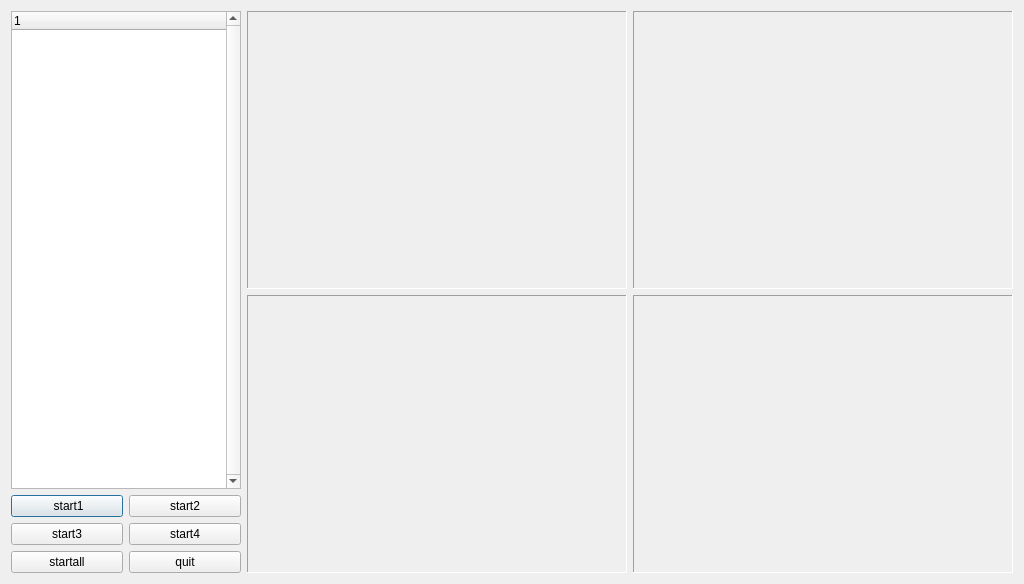
<?xml version="1.0" encoding="UTF-8"?>
<ui version="4.0">
 <class>fraMainWindow</class>
 <widget class="QDialog" name="fraMainWindow">
  <property name="geometry">
   <rect>
    <x>0</x>
    <y>0</y>
    <width>1024</width>
    <height>584</height>
   </rect>
  </property>
  <property name="windowTitle">
   <string>fraMainWindow</string>
  </property>
  <layout class="QHBoxLayout" name="horizontalLayout">
   <item>
    <layout class="QVBoxLayout" name="verticalLayout">
     <item>
      <widget class="QTreeWidget" name="treeWidget">
       <property name="lineWidth">
        <number>-2</number>
       </property>
       <property name="verticalScrollBarPolicy">
        <enum>Qt::ScrollBarAlwaysOn</enum>
       </property>
       <column>
        <property name="text">
         <string notr="true">1</string>
        </property>
       </column>
      </widget>
     </item>
     <item>
      <layout class="QGridLayout" name="gridLayout_2">
       <item row="0" column="0">
        <widget class="QPushButton" name="start1btn">
         <property name="text">
          <string> start1</string>
         </property>
        </widget>
       </item>
       <item row="0" column="1">
        <widget class="QPushButton" name="start2btn">
         <property name="text">
          <string>start2</string>
         </property>
        </widget>
       </item>
       <item row="1" column="0">
        <widget class="QPushButton" name="start3btn">
         <property name="text">
          <string>start3</string>
         </property>
        </widget>
       </item>
       <item row="1" column="1">
        <widget class="QPushButton" name="start4btn">
         <property name="text">
          <string>start4</string>
         </property>
        </widget>
       </item>
       <item row="2" column="0">
        <widget class="QPushButton" name="startallbtn">
         <property name="text">
          <string>startall</string>
         </property>
        </widget>
       </item>
       <item row="2" column="1">
        <widget class="QPushButton" name="quit">
         <property name="text">
          <string>quit</string>
         </property>
        </widget>
       </item>
      </layout>
     </item>
    </layout>
   </item>
   <item>
    <layout class="QGridLayout" name="gridLayout" columnminimumwidth="380,380">
     <property name="sizeConstraint">
      <enum>QLayout::SetNoConstraint</enum>
     </property>
     <item row="1" column="1">
      <widget class="QLabel" name="video4">
       <property name="maximumSize">
        <size>
         <width>400</width>
         <height>300</height>
        </size>
       </property>
       <property name="frameShape">
        <enum>QFrame::Panel</enum>
       </property>
       <property name="frameShadow">
        <enum>QFrame::Sunken</enum>
       </property>
       <property name="text">
        <string/>
       </property>
       <property name="scaledContents">
        <bool>true</bool>
       </property>
      </widget>
     </item>
     <item row="1" column="0">
      <widget class="QLabel" name="video3">
       <property name="maximumSize">
        <size>
         <width>400</width>
         <height>300</height>
        </size>
       </property>
       <property name="frameShape">
        <enum>QFrame::Panel</enum>
       </property>
       <property name="frameShadow">
        <enum>QFrame::Sunken</enum>
       </property>
       <property name="text">
        <string/>
       </property>
       <property name="scaledContents">
        <bool>true</bool>
       </property>
      </widget>
     </item>
     <item row="0" column="1">
      <widget class="QLabel" name="video2">
       <property name="maximumSize">
        <size>
         <width>400</width>
         <height>300</height>
        </size>
       </property>
       <property name="frameShape">
        <enum>QFrame::Panel</enum>
       </property>
       <property name="frameShadow">
        <enum>QFrame::Sunken</enum>
       </property>
       <property name="text">
        <string/>
       </property>
       <property name="scaledContents">
        <bool>true</bool>
       </property>
      </widget>
     </item>
     <item row="0" column="0">
      <widget class="QLabel" name="video1">
       <property name="maximumSize">
        <size>
         <width>400</width>
         <height>300</height>
        </size>
       </property>
       <property name="frameShape">
        <enum>QFrame::Panel</enum>
       </property>
       <property name="frameShadow">
        <enum>QFrame::Sunken</enum>
       </property>
       <property name="text">
        <string/>
       </property>
       <property name="scaledContents">
        <bool>true</bool>
       </property>
      </widget>
     </item>
    </layout>
   </item>
  </layout>
 </widget>
 <layoutdefault spacing="6" margin="11"/>
 <resources/>
 <connections/>
</ui>
